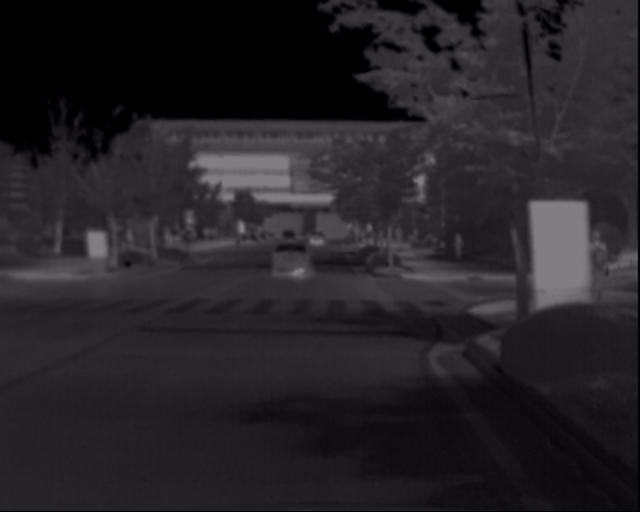
#> input picture cvc14/set06_V001_I00019_lwir.png, 640 x 512 px; its folder holds only this picture in this run
$ python -i benchmarking_cvc.py   (imports and definitions only)   (older library calls are emulated)
#> lines starting #> are read from the running program, lines starting #| are printed output that depends on the picture
import cv2
import os
import csv
import random
import time
import torch
import torch.nn as nn
import torch.nn.functional as F
import imutils
import numpy as np
import matplotlib.pyplot as plt

class AggregateChannelFeaturesDetector:
    def __init__(self):
        # Initialize parameters for ACF
        self.channel_types = ['LUV', 'Gradient Magnitude', 'Gradient Histogram']
        self.window_size = (64, 128)
        self.stride = 4
        self.scale_factor = 1.05
        self.threshold = 0.5  # Threshold for filtering weak detections
        self.nms_threshold = 0.3  # Threshold for non-maximum suppression

    def compute_luv_channels(self, image):
        """Convert RGB image to LUV color space."""
        luv_image = cv2.cvtColor(image, cv2.COLOR_BGR2LUV)
        channels = [luv_image[:, :, i] for i in range(3)]
        print("Computed LUV channels")
        return channels

    def compute_gradient_magnitude(self, image):
        """Compute gradient magnitude of the grayscale image."""
        gray_image = cv2.cvtColor(image, cv2.COLOR_BGR2GRAY)
        grad_x = cv2.Sobel(gray_image, cv2.CV_64F, 1, 0, ksize=3)
        grad_y = cv2.Sobel(gray_image, cv2.CV_64F, 0, 1, ksize=3)
        grad_magnitude = cv2.magnitude(grad_x, grad_y)
        print("Computed gradient magnitude channel")
        return grad_magnitude

    def compute_gradient_histogram(self, image, bins=6):
        """Compute gradient histogram for the image."""
        gray_image = cv2.cvtColor(image, cv2.COLOR_BGR2GRAY)
        gradient_orientations = cv2.phase(cv2.Sobel(gray_image, cv2.CV_64F, 1, 0),
                                          cv2.Sobel(gray_image, cv2.CV_64F, 0, 1),
                                          angleInDegrees=True)
        histogram, _ = np.histogram(gradient_orientations, bins=bins, range=(0, 360))
        print("Computed gradient histogram channel")
        return histogram

    def extract_acf_features(self, image):
        """Extract all ACF features from the image."""
        luv_channels = self.compute_luv_channels(image)
        grad_magnitude = self.compute_gradient_magnitude(image)
        grad_histogram = self.compute_gradient_histogram(image)

        # Combine all channels into a single feature set
        features = luv_channels + [grad_magnitude, grad_histogram]
        print("Extracted ACF features")
        return features

    # [63 lines left out: functions slide_window, classify_windows, acf_score, non_maximum_suppression, detect, draw_detections and 1 more, not called in this run]

class HalfwayFusionDetector:
    # [39 lines left out: functions __init__, fusion_rgb_thermal, extract_features, slide_window, classify_windows, not called in this run]

    def score_fusion(self, features):
        score = np.mean(features)
        return score

    # [29 lines left out: functions non_maximum_suppression, detect, draw_detections, visualize_detections, not called in this run]

class RegionProposalNetworkDetector:
    # [27 lines left out: functions __init__, propose_regions, extract_features, classify_proposals, not called in this run]

    def compute_score(self, features):
        return np.mean(features)

    # [27 lines left out: functions non_maximum_suppression, detect, draw_detections, visualize_detections, not called in this run]

class IlluminationAwareFasterRCNN:
    # [76 lines left out: functions __init__, adjust_for_illumination, propose_regions, extract_features, score_region, classify_regions and 4 more, not called in this run]

class ImprovedAttentionTemporalDNN:
    # [78 lines left out: functions __init__, apply_attention, adjust_scale, propose_regions, extract_features, classify_regions and 5 more, not called in this run]

class RegionFeatureAggregation:
    # [72 lines left out: functions __init__, apply_region_aggregation, propose_regions, extract_features, classify_regions, compute_score and 4 more, not called in this run]

class CrossModalityIlluminationAdaptiveNetwork:
    # [78 lines left out: functions __init__, blend_modalities, propose_regions, extract_rgb_features, extract_thermal_features, classify_regions and 5 more, not called in this run]

class MultiScaleDeepSupervisedRCNN:
    # [64 lines left out: functions __init__, propose_regions, extract_features, classify_regions, compute_score, non_max_suppression and 3 more, not called in this run]

# Differential Modality Aware Fusion (DMAF) module
class DMAFModule(nn.Module):
    # [20 lines left out: functions __init__, forward, not called in this run]

# Illumination Aware Feature Alignment (IAFA) module
class IAFAAlignmentModule(nn.Module):
    # [11 lines left out: functions __init__, forward, not called in this run]

    def align_features(self, rgb_feat, thermal_feat):
        offset = (thermal_feat - rgb_feat).mean()
        return rgb_feat + offset

# Modality Alignment (MA) module with mathematical regularization
class ModalityAlignmentModule(nn.Module):
    # [11 lines left out: functions __init__, forward, not called in this run]

    def apply_offsets(self, feat, offsets):
        return feat + offsets

    # [4 lines left out: function calculate_alignment_loss, not called in this run]

# MBNet backbone that integrates DMAF, IAFA, and MA modules
class MBNetBackbone(nn.Module):
    # [17 lines left out: functions __init__, forward, not called in this run]

# Illumination Gate module with extended logic
class IlluminationGate(nn.Module):
    # [17 lines left out: functions __init__, forward, not called in this run]

# Miss Rate and FPPI Calculations
class MissRateCalculator:
    # [12 lines left out: functions __init__, update, not called in this run]

    def calculate_miss_rate(self):
        miss_rate = (1 - (self.true_positives / self.total_images)) * 100
        return miss_rate

    def calculate_fppi(self):
        fppi = self.false_positives / self.total_images
        return fppi

# Complex MBNet Evaluation Pipeline with Metrics
class MBNetEvaluator:
    # [18 lines left out: functions __init__, evaluate, not called in this run]

    def log_evaluation(self):
        miss_rate, fppi = self.evaluate()
        print(f"Miss Rate: {miss_rate:.3f}% | FPPI: {fppi:.5f}")

# Full evaluation on the dataset
class DatasetEvaluator:
    def __init__(self):
        self.evaluator = MBNetEvaluator()

    # [10 lines left out: functions run_full_evaluation, save_results, not called in this run]


# Benchmark definitions for CVC14
benchmarks = [
    ("Modality Adaptive Convolutional Features", 60.1),
    ("Choi et al.", 47.3),
    ("Halfway Fusion", 37.0),
    ("Park et al.", 31.4),
    ("Attention-Based Region Convolutional Neural Network", 22.1),
    ("Modality Balanced Network (ours)", 21.1)
]

# [74 lines left out: functions convert_to_thermal_image, detector, process_benchmark, cvc14_evaluation, not called in this run]

# [2 lines not run here, left out]

>>> import cv2
>>> picture = cv2.imread('cvc14/set06_V001_I00019_lwir.png')
#> picture is the input picture: shape (512, 640, 3); mean B, G, R 37, 35.1, 37
>>> result = AggregateChannelFeaturesDetector().extract_acf_features(picture)
#> in compute_luv_channels, `luv_image = cv2.cvtColor(image, cv2.COLOR_BGR2LUV)`: luv_image: shape (512, 640, 3); mean of channels 0, 1, 2 36, 97, 135.4
#> in compute_luv_channels, `channels = [luv_image[:, :, i] for i in range(3)]`: channels = 3 items
#> in compute_gradient_magnitude, `grad_x = cv2.Sobel(gray_image, cv2.CV_64F, 1, 0, ksize=3)`:
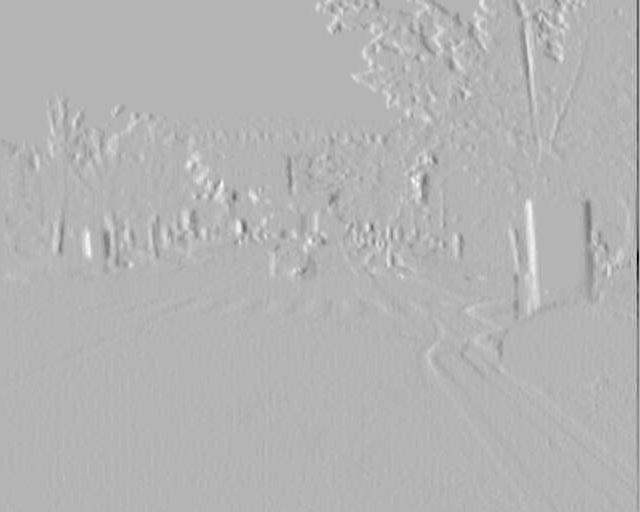
#> grad_x: shape (512, 640) float64; min -353, max 145, mean -0.3; drawn with min black and max white
#> in compute_gradient_magnitude, `grad_y = cv2.Sobel(gray_image, cv2.CV_64F, 0, 1, ksize=3)`:
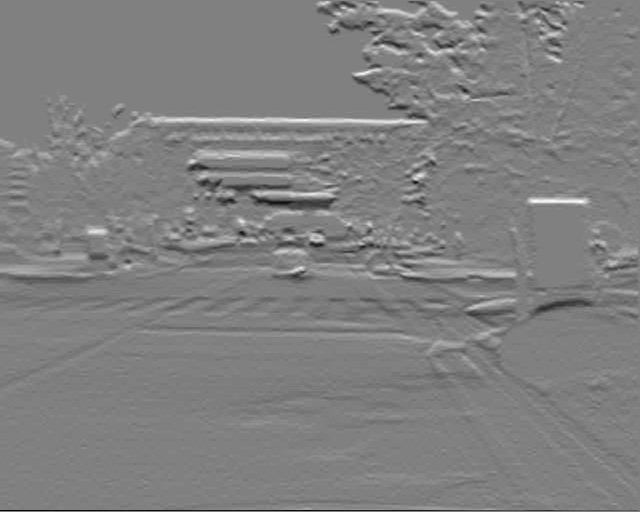
#> grad_y: shape (512, 640) float64; min -156, max 154, mean 0; drawn with min black and max white
#> in compute_gradient_magnitude, `grad_magnitude = cv2.magnitude(grad_x, grad_y)`:
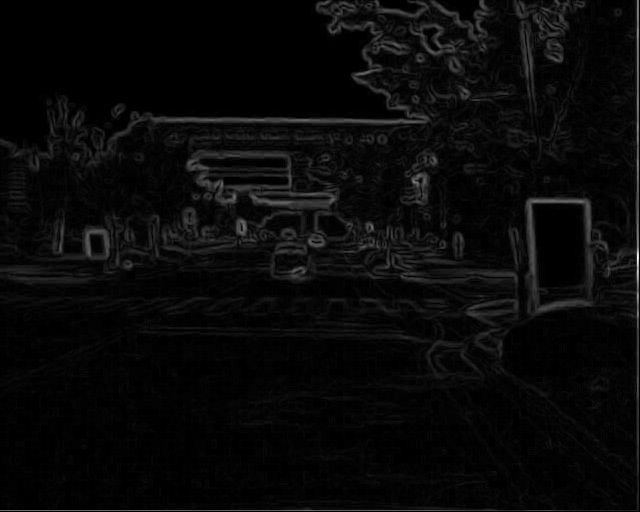
#> grad_magnitude: shape (512, 640) float64; min 0, max 353.3, mean 12.9; drawn with min black and max white
#> in compute_gradient_histogram, `gradient_orientations = cv2.phase(cv2.Sobel(gray_image, cv2.CV_64F, 1,..`:
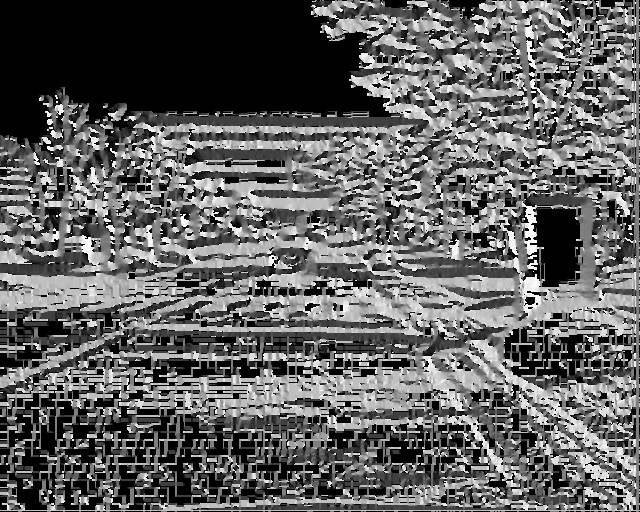
#> gradient_orientations: shape (512, 640) float64; min 0, max 359.5, mean 137.4; drawn with min black and max white
#> in compute_gradient_histogram, `histogram, _ = np.histogram(gradient_orientations, bins=bins, range=(0..`: histogram = [111987, 52645, 28940, 42726, 59887, 31495]
#> in extract_acf_features, `features = luv_channels + [grad_magnitude, grad_histogram]`: features = 5 items
#> result = 5 items

$ run again, on cvc14/set06_V001_I00039_lwir.png
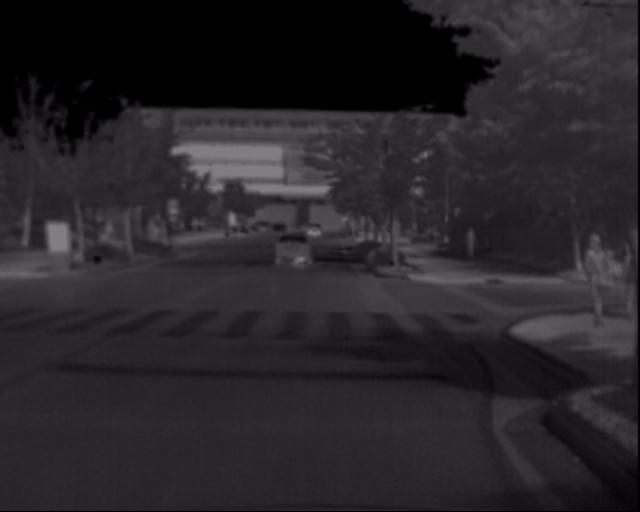
#> input picture cvc14/set06_V001_I00039_lwir.png, 640 x 512 px
#> picture is the input picture: shape (512, 640, 3); mean B, G, R 39.2, 37.3, 39.2
#> luv_image: shape (512, 640, 3); mean of channels 0, 1, 2 38.8, 97, 135.3
#> channels = 3 items
#> in compute_gradient_magnitude, `grad_magnitude = cv2.magnitude(grad_x, grad_y)`:
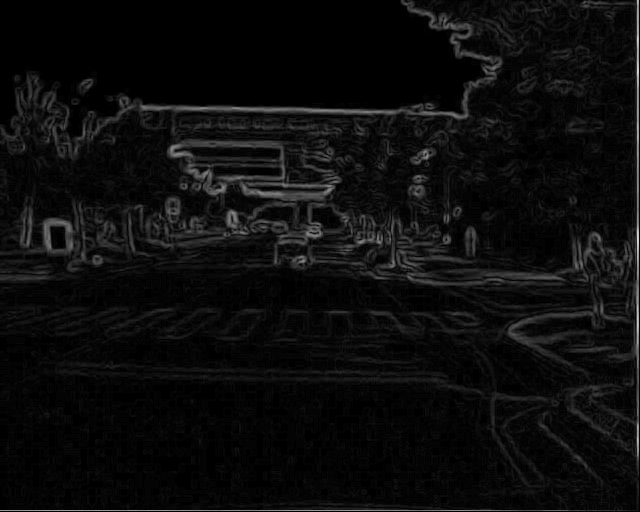
#> grad_magnitude: shape (512, 640) float64; min 0, max 216.2, mean 12.6
#> in compute_gradient_histogram, `gradient_orientations = cv2.phase(cv2.Sobel(gray_image, cv2.CV_64F, 1,..`:
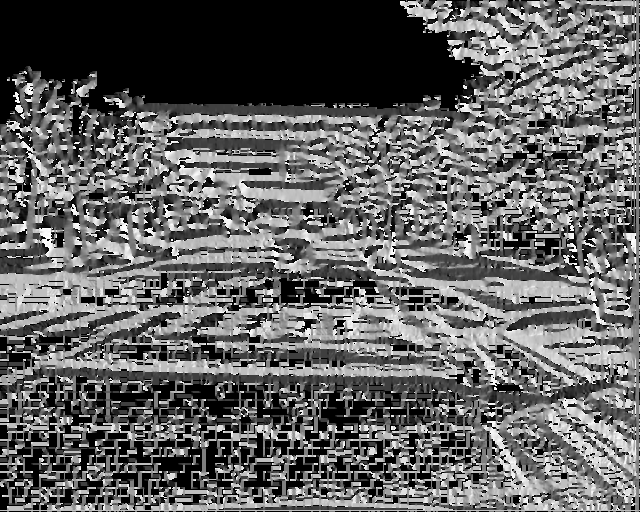
#> gradient_orientations: shape (512, 640) float64; min 0, max 359.4, mean 138.7; drawn with min black and max white
#> histogram = [110622, 52971, 28893, 42208, 61076, 31910]
#> features = 5 items

$ run again, on cvc14/set06_V001_I00059_lwir.png
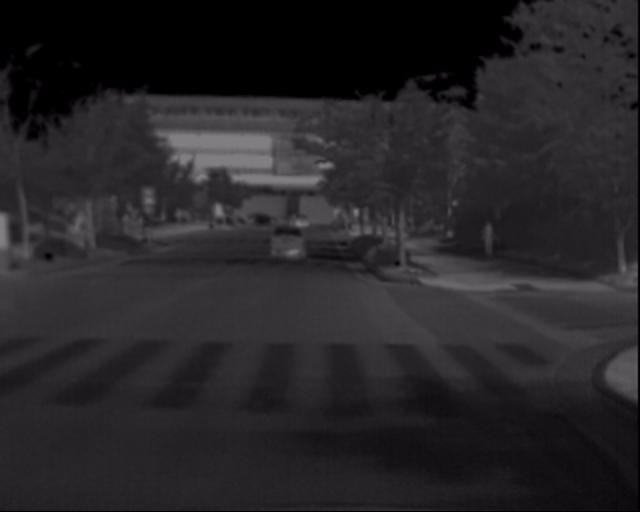
#> input picture cvc14/set06_V001_I00059_lwir.png, 640 x 512 px
#> picture is the input picture: shape (512, 640, 3); mean B, G, R 38.8, 36.9, 38.8
#> luv_image: shape (512, 640, 3); mean of channels 0, 1, 2 38.2, 97, 135.3
#> channels = 3 items
#> in compute_gradient_magnitude, `grad_magnitude = cv2.magnitude(grad_x, grad_y)`:
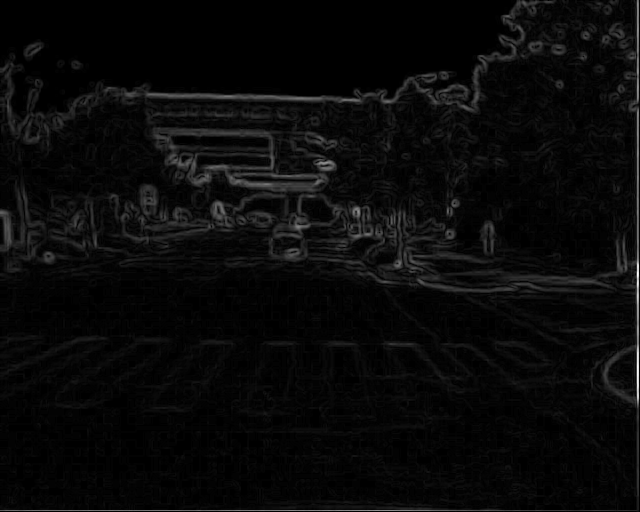
#> grad_magnitude: shape (512, 640) float64; min 0, max 308.1, mean 11.8; drawn with min black and max white
#> in compute_gradient_histogram, `gradient_orientations = cv2.phase(cv2.Sobel(gray_image, cv2.CV_64F, 1,..`:
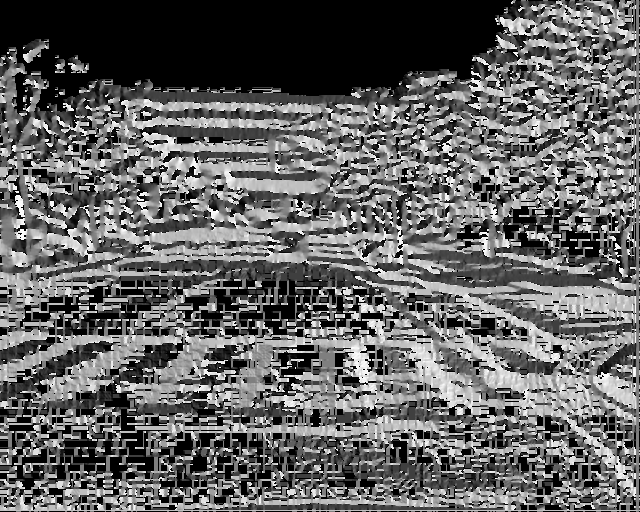
#> gradient_orientations: shape (512, 640) float64; min 0, max 359.5, mean 140.4; drawn with min black and max white
#> histogram = [108059, 52900, 29436, 44793, 60042, 32450]
#> features = 5 items

$ run again, on cvc14/set06_V001_I00079_lwir.png
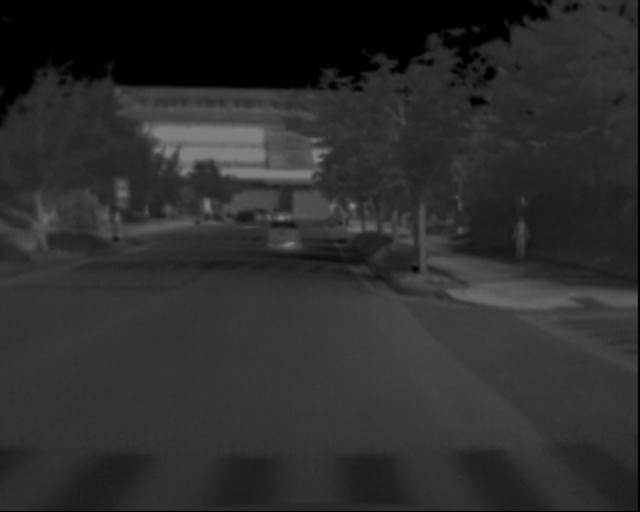
#> input picture cvc14/set06_V001_I00079_lwir.png, 640 x 512 px
#> picture is the input picture: shape (512, 640, 3); mean B, G, R 45.9, 44, 45.9
#> luv_image: shape (512, 640, 3); mean of channels 0, 1, 2 46.6, 97, 135.2
#> channels = 3 items
#> in compute_gradient_magnitude, `grad_magnitude = cv2.magnitude(grad_x, grad_y)`:
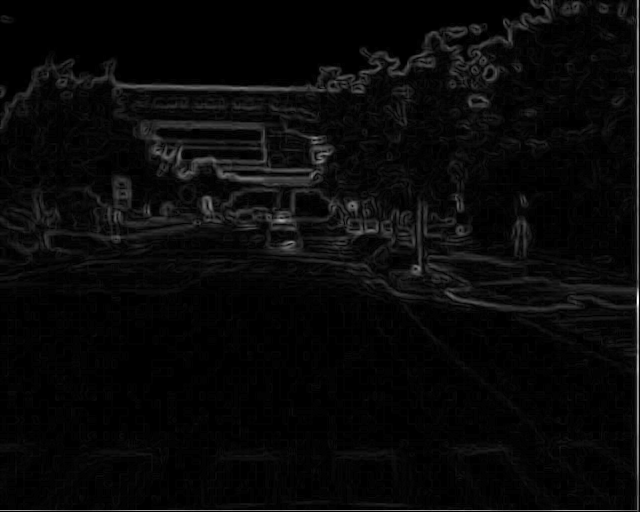
#> grad_magnitude: shape (512, 640) float64; min 0, max 298, mean 10.6; drawn with min black and max white
#> in compute_gradient_histogram, `gradient_orientations = cv2.phase(cv2.Sobel(gray_image, cv2.CV_64F, 1,..`:
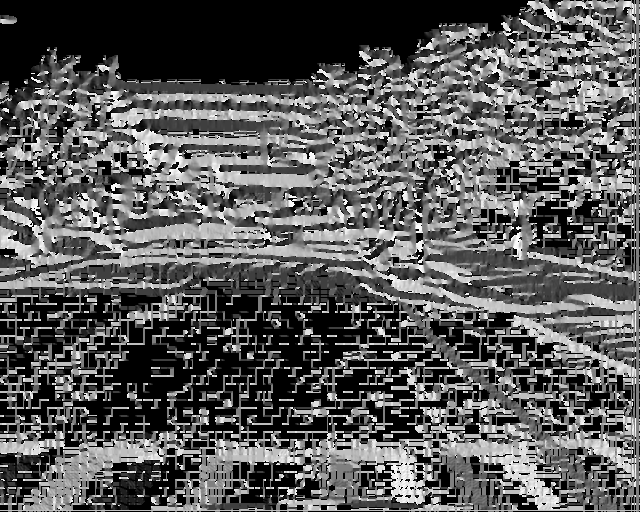
#> gradient_orientations: shape (512, 640) float64; min 0, max 359.6, mean 127.9; drawn with min black and max white
#> histogram = [125987, 50269, 25671, 41855, 54571, 29327]
#> features = 5 items
